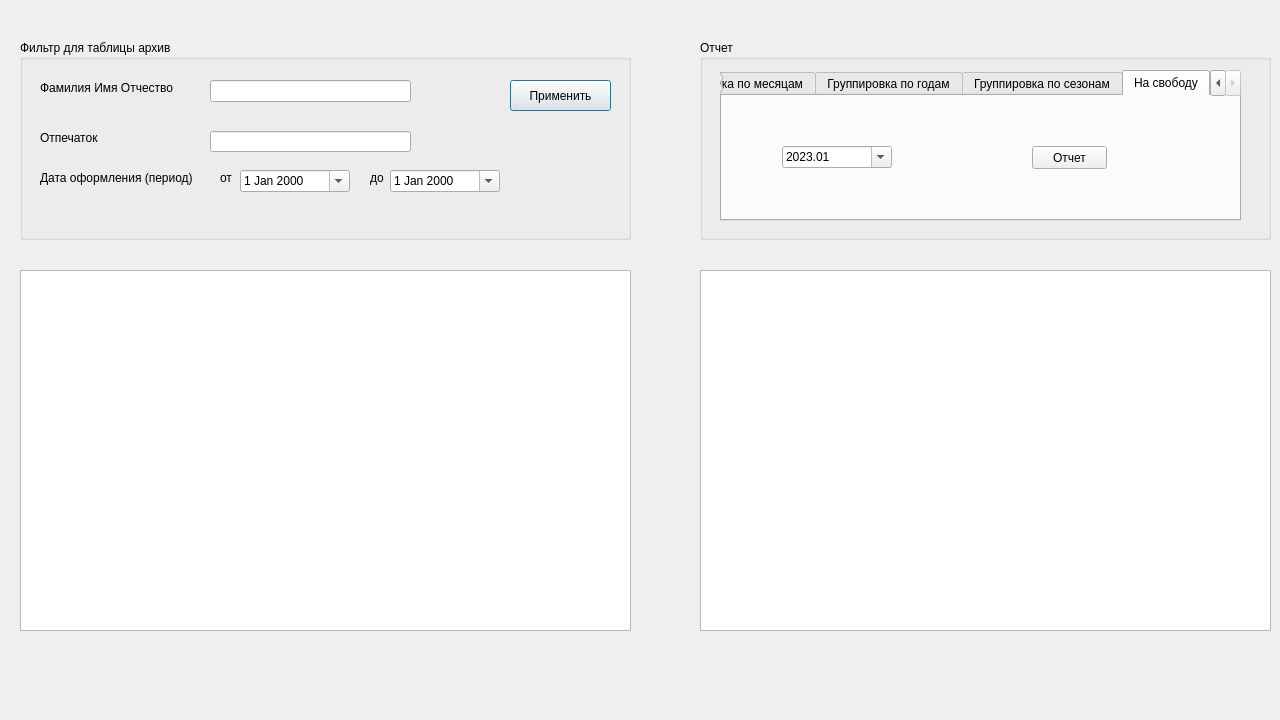
<?xml version="1.0" encoding="UTF-8"?>
<ui version="4.0">
 <class>Dialogarhiv</class>
 <widget class="QDialog" name="Dialogarhiv">
  <property name="windowModality">
   <enum>Qt::NonModal</enum>
  </property>
  <property name="geometry">
   <rect>
    <x>0</x>
    <y>0</y>
    <width>1280</width>
    <height>720</height>
   </rect>
  </property>
  <property name="maximumSize">
   <size>
    <width>1280</width>
    <height>720</height>
   </size>
  </property>
  <property name="windowTitle">
   <string>Работа с архивом</string>
  </property>
  <property name="modal">
   <bool>false</bool>
  </property>
  <widget class="QTableView" name="tableView_arh">
   <property name="geometry">
    <rect>
     <x>20</x>
     <y>270</y>
     <width>611</width>
     <height>361</height>
    </rect>
   </property>
   <property name="sizePolicy">
    <sizepolicy hsizetype="Preferred" vsizetype="Preferred">
     <horstretch>0</horstretch>
     <verstretch>0</verstretch>
    </sizepolicy>
   </property>
   <property name="maximumSize">
    <size>
     <width>1280</width>
     <height>720</height>
    </size>
   </property>
  </widget>
  <widget class="QGroupBox" name="groupBox">
   <property name="geometry">
    <rect>
     <x>20</x>
     <y>40</y>
     <width>611</width>
     <height>200</height>
    </rect>
   </property>
   <property name="title">
    <string>Фильтр для таблицы архив</string>
   </property>
   <widget class="QPushButton" name="pushButton">
    <property name="geometry">
     <rect>
      <x>490</x>
      <y>40</y>
      <width>101</width>
      <height>31</height>
     </rect>
    </property>
    <property name="font">
     <font>
      <pointsize>9</pointsize>
     </font>
    </property>
    <property name="text">
     <string>Применить</string>
    </property>
   </widget>
   <widget class="QLineEdit" name="fio_lineEdit">
    <property name="geometry">
     <rect>
      <x>190</x>
      <y>40</y>
      <width>201</width>
      <height>22</height>
     </rect>
    </property>
   </widget>
   <widget class="QLabel" name="label">
    <property name="geometry">
     <rect>
      <x>20</x>
      <y>40</y>
      <width>161</width>
      <height>16</height>
     </rect>
    </property>
    <property name="text">
     <string>Фамилия Имя Отчество</string>
    </property>
   </widget>
   <widget class="QLabel" name="label_2">
    <property name="geometry">
     <rect>
      <x>20</x>
      <y>130</y>
      <width>161</width>
      <height>16</height>
     </rect>
    </property>
    <property name="text">
     <string>Дата оформления (период)</string>
    </property>
   </widget>
   <widget class="QDateEdit" name="dateE_in">
    <property name="geometry">
     <rect>
      <x>220</x>
      <y>130</y>
      <width>110</width>
      <height>22</height>
     </rect>
    </property>
    <property name="calendarPopup">
     <bool>true</bool>
    </property>
   </widget>
   <widget class="QDateEdit" name="dateE_out">
    <property name="geometry">
     <rect>
      <x>370</x>
      <y>130</y>
      <width>110</width>
      <height>22</height>
     </rect>
    </property>
    <property name="calendarPopup">
     <bool>true</bool>
    </property>
   </widget>
   <widget class="QLabel" name="label_3">
    <property name="geometry">
     <rect>
      <x>200</x>
      <y>130</y>
      <width>21</width>
      <height>16</height>
     </rect>
    </property>
    <property name="text">
     <string>от</string>
    </property>
   </widget>
   <widget class="QLabel" name="label_4">
    <property name="geometry">
     <rect>
      <x>350</x>
      <y>130</y>
      <width>21</width>
      <height>16</height>
     </rect>
    </property>
    <property name="text">
     <string>до</string>
    </property>
   </widget>
   <widget class="QLineEdit" name="lineEdit">
    <property name="geometry">
     <rect>
      <x>190</x>
      <y>91</y>
      <width>201</width>
      <height>21</height>
     </rect>
    </property>
   </widget>
   <widget class="QLabel" name="label_5">
    <property name="geometry">
     <rect>
      <x>20</x>
      <y>90</y>
      <width>161</width>
      <height>16</height>
     </rect>
    </property>
    <property name="text">
     <string>Отпечаток</string>
    </property>
   </widget>
  </widget>
  <widget class="QGroupBox" name="groupBox_2">
   <property name="geometry">
    <rect>
     <x>700</x>
     <y>40</y>
     <width>571</width>
     <height>200</height>
    </rect>
   </property>
   <property name="title">
    <string>Отчет</string>
   </property>
   <widget class="QTabWidget" name="tabWidget">
    <property name="geometry">
     <rect>
      <x>20</x>
      <y>30</y>
      <width>521</width>
      <height>151</height>
     </rect>
    </property>
    <property name="currentIndex">
     <number>3</number>
    </property>
    <widget class="QWidget" name="tab">
     <attribute name="title">
      <string>Группировка по месяцам</string>
     </attribute>
     <widget class="QDateEdit" name="dateEdit_G2">
      <property name="geometry">
       <rect>
        <x>70</x>
        <y>50</y>
        <width>110</width>
        <height>22</height>
       </rect>
      </property>
      <property name="currentSection">
       <enum>QDateTimeEdit::MonthSection</enum>
      </property>
      <property name="displayFormat">
       <string>MM</string>
      </property>
      <property name="calendarPopup">
       <bool>false</bool>
      </property>
     </widget>
     <widget class="QPushButton" name="pushButton_2">
      <property name="geometry">
       <rect>
        <x>190</x>
        <y>50</y>
        <width>75</width>
        <height>23</height>
       </rect>
      </property>
      <property name="text">
       <string>Отчет</string>
      </property>
     </widget>
    </widget>
    <widget class="QWidget" name="tab_2">
     <attribute name="title">
      <string>Группировка по годам</string>
     </attribute>
     <widget class="QDateEdit" name="dateEdit_G">
      <property name="geometry">
       <rect>
        <x>80</x>
        <y>40</y>
        <width>110</width>
        <height>22</height>
       </rect>
      </property>
      <property name="dateTime">
       <datetime>
        <hour>0</hour>
        <minute>0</minute>
        <second>0</second>
        <year>2023</year>
        <month>1</month>
        <day>1</day>
       </datetime>
      </property>
      <property name="currentSection">
       <enum>QDateTimeEdit::YearSection</enum>
      </property>
      <property name="displayFormat">
       <string>yyyy</string>
      </property>
      <property name="calendarPopup">
       <bool>true</bool>
      </property>
     </widget>
     <widget class="QPushButton" name="pushButton_3">
      <property name="geometry">
       <rect>
        <x>200</x>
        <y>40</y>
        <width>75</width>
        <height>23</height>
       </rect>
      </property>
      <property name="text">
       <string>Отчет</string>
      </property>
     </widget>
    </widget>
    <widget class="QWidget" name="tab_3">
     <attribute name="title">
      <string>Группировка по сезонам</string>
     </attribute>
     <widget class="QDateEdit" name="dateE_in1">
      <property name="geometry">
       <rect>
        <x>40</x>
        <y>80</y>
        <width>110</width>
        <height>22</height>
       </rect>
      </property>
      <property name="dateTime">
       <datetime>
        <hour>0</hour>
        <minute>0</minute>
        <second>0</second>
        <year>2023</year>
        <month>1</month>
        <day>1</day>
       </datetime>
      </property>
      <property name="currentSection">
       <enum>QDateTimeEdit::YearSection</enum>
      </property>
      <property name="displayFormat">
       <string>yyyy</string>
      </property>
      <property name="calendarPopup">
       <bool>true</bool>
      </property>
     </widget>
     <widget class="QDateEdit" name="dateE_out1">
      <property name="geometry">
       <rect>
        <x>180</x>
        <y>80</y>
        <width>110</width>
        <height>22</height>
       </rect>
      </property>
      <property name="dateTime">
       <datetime>
        <hour>0</hour>
        <minute>0</minute>
        <second>0</second>
        <year>2023</year>
        <month>1</month>
        <day>1</day>
       </datetime>
      </property>
      <property name="currentSection">
       <enum>QDateTimeEdit::YearSection</enum>
      </property>
      <property name="displayFormat">
       <string>yyyy</string>
      </property>
      <property name="calendarPopup">
       <bool>true</bool>
      </property>
     </widget>
     <widget class="QPushButton" name="pushButton_4">
      <property name="geometry">
       <rect>
        <x>350</x>
        <y>80</y>
        <width>75</width>
        <height>23</height>
       </rect>
      </property>
      <property name="text">
       <string>Отчет</string>
      </property>
     </widget>
     <widget class="QGroupBox" name="gB_V">
      <property name="geometry">
       <rect>
        <x>20</x>
        <y>10</y>
        <width>471</width>
        <height>51</height>
       </rect>
      </property>
      <property name="title">
       <string>GroupBox</string>
      </property>
      <widget class="QRadioButton" name="rB_z">
       <property name="geometry">
        <rect>
         <x>10</x>
         <y>20</y>
         <width>82</width>
         <height>17</height>
        </rect>
       </property>
       <property name="text">
        <string>Зима</string>
       </property>
      </widget>
      <widget class="QRadioButton" name="rB_v">
       <property name="geometry">
        <rect>
         <x>130</x>
         <y>20</y>
         <width>82</width>
         <height>17</height>
        </rect>
       </property>
       <property name="text">
        <string>Весна</string>
       </property>
      </widget>
      <widget class="QRadioButton" name="rB_l">
       <property name="geometry">
        <rect>
         <x>250</x>
         <y>20</y>
         <width>82</width>
         <height>17</height>
        </rect>
       </property>
       <property name="text">
        <string>Лето</string>
       </property>
      </widget>
      <widget class="QRadioButton" name="rB_o">
       <property name="geometry">
        <rect>
         <x>360</x>
         <y>20</y>
         <width>82</width>
         <height>17</height>
        </rect>
       </property>
       <property name="text">
        <string>Осень</string>
       </property>
      </widget>
     </widget>
    </widget>
    <widget class="QWidget" name="tab_4">
     <attribute name="title">
      <string>На свободу</string>
     </attribute>
     <widget class="QPushButton" name="pushButton_5">
      <property name="geometry">
       <rect>
        <x>310</x>
        <y>50</y>
        <width>75</width>
        <height>23</height>
       </rect>
      </property>
      <property name="text">
       <string>Отчет</string>
      </property>
     </widget>
     <widget class="QDateEdit" name="dateEdit_SVO">
      <property name="geometry">
       <rect>
        <x>60</x>
        <y>50</y>
        <width>110</width>
        <height>22</height>
       </rect>
      </property>
      <property name="dateTime">
       <datetime>
        <hour>0</hour>
        <minute>0</minute>
        <second>0</second>
        <year>2023</year>
        <month>1</month>
        <day>1</day>
       </datetime>
      </property>
      <property name="currentSection">
       <enum>QDateTimeEdit::YearSection</enum>
      </property>
      <property name="displayFormat">
       <string>yyyy.MM</string>
      </property>
      <property name="calendarPopup">
       <bool>true</bool>
      </property>
     </widget>
    </widget>
   </widget>
  </widget>
  <widget class="QTableView" name="tableView_q">
   <property name="geometry">
    <rect>
     <x>700</x>
     <y>270</y>
     <width>571</width>
     <height>361</height>
    </rect>
   </property>
   <property name="sizePolicy">
    <sizepolicy hsizetype="Preferred" vsizetype="Preferred">
     <horstretch>0</horstretch>
     <verstretch>0</verstretch>
    </sizepolicy>
   </property>
   <property name="maximumSize">
    <size>
     <width>1280</width>
     <height>720</height>
    </size>
   </property>
   <attribute name="horizontalHeaderDefaultSectionSize">
    <number>200</number>
   </attribute>
  </widget>
 </widget>
 <resources/>
 <connections/>
</ui>
